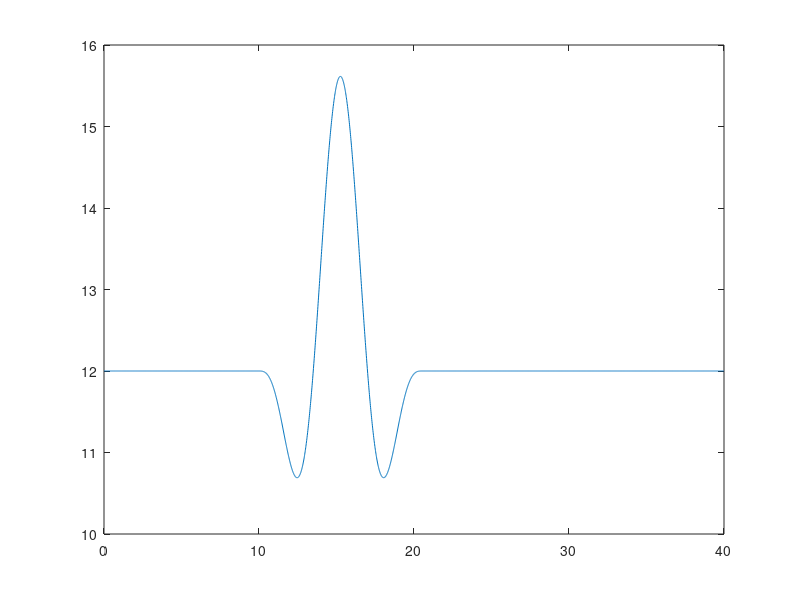

Reproduce this figure in MATLAB. (Note: this script raises an error after producing the figure.)
clear all;
close all;
clc;

%%
FileName = 'EOG_URef_12';

%% Preprocessing
% time
T           = 40;                   % [s]   simulation length
dt          = 1/80;               	% [s]   simulation time step

% wind
V_hub       = 12;                   % [m/s] mean wind speed at hub height 
T_gust      = 10.5;                 % [s]   length of EOG
t_start     = 10;                   % [s]   time when EOG should start
V_ref       = 50;                   % [m/s] reference wind speed average over 10 min
I_ref       = 0.14;                 % [-]   expected value of the turbulence intensity at 15 m/s
D           = 160;                  % [m]   rotor diameter

% calculation of wind signals
t           = 0:dt:T-dt;

% Longitudinal scale parameter at hub height (assuming hub height >60 m)
lambda1     = 42;

% Extreme Operational Gust (EOG) definition
sigma1      = I_ref * (0.75*V_hub + 5.6);
V_e50     	= 1.4*V_ref;
V_e1      	= 0.8*V_e50;
V_gust      = min([1.35*(V_e1-V_hub), 3.3*(sigma1/(1+0.1*D/lambda1))]);

% EOG wind speed vector
u           = zeros(1, length(t));
for iTimeStep = 1:length(t)
    if (t(iTimeStep) >= t_start) && (t(iTimeStep) <= t_start+T_gust)
        t_EOG           = t(iTimeStep) - t_start;
        u(iTimeStep)    = V_hub-0.37*V_gust*sin(3*pi*t_EOG/T_gust)*(1-cos(2*pi*t_EOG/T_gust));
    else
        u(iTimeStep)    = V_hub;
    end
end


figure()
plot(t,u)


% Some variables required in the Type 4 wind: Bladed style
HubHeight   = 110;
dy          = HubHeight;
dz          = HubHeight;
Ny          = 3;
Nz          = 3;
URef        = V_hub;
zOffset     = HubHeight;
z0          = 0.1;          % the rougthness length, not really used


SummVars(1) = HubHeight;    % HubHeight
SummVars(3) = URef;

velocity    = zeros(max(size(t)),3,Ny,Nz);
% prepare to write out
for iy = 1:Ny
    for iz = 1:Nz
        velocity(:,1,iy,iz) = u;
    end
end

% here we use std u for v and w components, to avoid dividing by zero
SummVars(4) = std(squeeze(velocity(:,1,1,1)))/URef*100;
SummVars(5) = std(squeeze(velocity(:,1,1,1)))/URef*100;
SummVars(6) = std(squeeze(velocity(:,1,1,1)))/URef*100;

disp('Exporting rotor plane wind field as ".wnd" binary files...')
% write the .wnd
WriteBLgrid([FileName '.wnd'], velocity, dy, dz, dt, zOffset, z0, SummVars)

% Now write a sum file
fileID    = fopen([FileName '.sum'],'w');
fprintf(fileID,'This summary file is not complete it only contains required information for the OpenFAST');
fprintf(fileID,'\n');
fprintf(fileID,'F        Clockwise rotation when looking downwind?\n');
fprintf(fileID,[num2str(SummVars(1)) '  Hub height [m] \n']);
fprintf(fileID,['UBar   =  ' num2str(SummVars(3)) ' m/s \n']);
fprintf(fileID,['TI(u)  =  ' num2str(SummVars(4)) ' %%\n']);
fprintf(fileID,['TI(v)  =  ' num2str(SummVars(5)) ' %%\n']);
fprintf(fileID,['TI(w)  =  ' num2str(SummVars(6)) ' %%\n']);
fprintf(fileID,['Height Offset =  ' num2str(0) ' m\n']);
fprintf(fileID,'Creating a PERIODIC output file.');
fclose(fileID);

